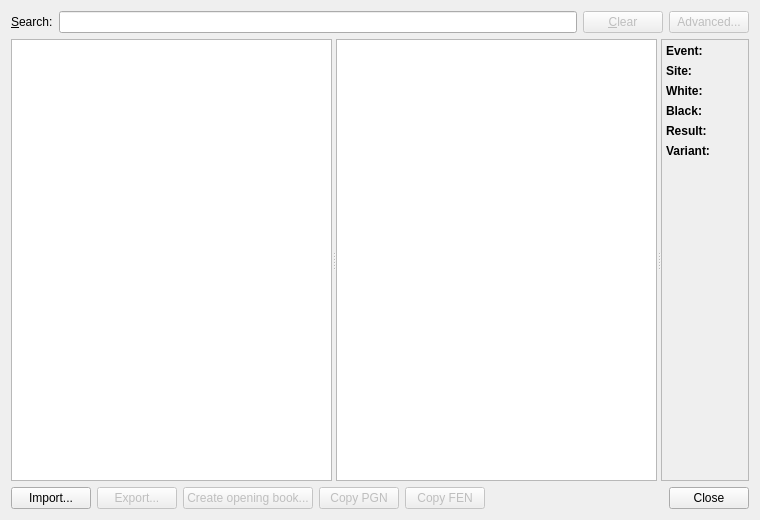
<?xml version="1.0" encoding="UTF-8"?>
<ui version="4.0">
 <class>GameDatabaseDialog</class>
 <widget class="QDialog" name="GameDatabaseDialog">
  <property name="geometry">
   <rect>
    <x>0</x>
    <y>0</y>
    <width>760</width>
    <height>520</height>
   </rect>
  </property>
  <property name="windowTitle">
   <string>Game Database</string>
  </property>
  <layout class="QGridLayout" name="gridLayout">
   <item row="0" column="0">
    <layout class="QHBoxLayout" name="horizontalLayout_2">
     <item>
      <widget class="QLabel" name="label">
       <property name="text">
        <string>&amp;Search:</string>
       </property>
       <property name="buddy">
        <cstring>m_searchEdit</cstring>
       </property>
      </widget>
     </item>
     <item>
      <widget class="QLineEdit" name="m_searchEdit"/>
     </item>
     <item>
      <widget class="QPushButton" name="m_clearBtn">
       <property name="enabled">
        <bool>false</bool>
       </property>
       <property name="text">
        <string>&amp;Clear</string>
       </property>
      </widget>
     </item>
     <item>
      <widget class="QPushButton" name="m_advancedSearchBtn">
       <property name="enabled">
        <bool>false</bool>
       </property>
       <property name="text">
        <string>Advanced...</string>
       </property>
      </widget>
     </item>
    </layout>
   </item>
   <item row="2" column="0">
    <layout class="QHBoxLayout" name="horizontalLayout_3">
     <item>
      <widget class="QPushButton" name="m_importBtn">
       <property name="text">
        <string>Import...</string>
       </property>
      </widget>
     </item>
     <item>
      <widget class="QPushButton" name="m_exportBtn">
       <property name="enabled">
        <bool>false</bool>
       </property>
       <property name="toolTip">
        <string>Export filtered games in PGN format</string>
       </property>
       <property name="text">
        <string>Export...</string>
       </property>
      </widget>
     </item>
     <item>
      <widget class="QPushButton" name="m_createOpeningBookBtn">
       <property name="enabled">
        <bool>false</bool>
       </property>
       <property name="text">
        <string>Create opening book...</string>
       </property>
      </widget>
     </item>
     <item>
      <widget class="QPushButton" name="m_copyGameBtn">
       <property name="enabled">
        <bool>false</bool>
       </property>
       <property name="sizePolicy">
        <sizepolicy hsizetype="Minimum" vsizetype="Fixed">
         <horstretch>0</horstretch>
         <verstretch>0</verstretch>
        </sizepolicy>
       </property>
       <property name="text">
        <string>Copy PGN</string>
       </property>
      </widget>
     </item>
     <item>
      <widget class="QPushButton" name="m_copyFenBtn">
       <property name="enabled">
        <bool>false</bool>
       </property>
       <property name="sizePolicy">
        <sizepolicy hsizetype="Minimum" vsizetype="Fixed">
         <horstretch>0</horstretch>
         <verstretch>0</verstretch>
        </sizepolicy>
       </property>
       <property name="text">
        <string>Copy FEN</string>
       </property>
      </widget>
     </item>
     <item>
      <spacer name="horizontalSpacer_3">
       <property name="orientation">
        <enum>Qt::Horizontal</enum>
       </property>
       <property name="sizeType">
        <enum>QSizePolicy::Expanding</enum>
       </property>
       <property name="sizeHint" stdset="0">
        <size>
         <width>40</width>
         <height>20</height>
        </size>
       </property>
      </spacer>
     </item>
     <item>
      <widget class="QDialogButtonBox" name="buttonBox">
       <property name="standardButtons">
        <set>QDialogButtonBox::Close</set>
       </property>
      </widget>
     </item>
    </layout>
   </item>
   <item row="1" column="0">
    <widget class="QSplitter" name="m_splitter">
     <property name="sizePolicy">
      <sizepolicy hsizetype="Expanding" vsizetype="Expanding">
       <horstretch>0</horstretch>
       <verstretch>0</verstretch>
      </sizepolicy>
     </property>
     <property name="orientation">
      <enum>Qt::Horizontal</enum>
     </property>
     <widget class="QTreeView" name="m_databasesListView">
      <property name="minimumSize">
       <size>
        <width>100</width>
        <height>0</height>
       </size>
      </property>
      <property name="horizontalScrollBarPolicy">
       <enum>Qt::ScrollBarAlwaysOff</enum>
      </property>
      <property name="selectionMode">
       <enum>QAbstractItemView::ExtendedSelection</enum>
      </property>
      <property name="rootIsDecorated">
       <bool>false</bool>
      </property>
     </widget>
     <widget class="QTreeView" name="m_gamesListView">
      <property name="minimumSize">
       <size>
        <width>100</width>
        <height>0</height>
       </size>
      </property>
      <property name="rootIsDecorated">
       <bool>false</bool>
      </property>
     </widget>
     <widget class="QWidget" name="verticalLayoutWidget">
      <layout class="QVBoxLayout" name="m_viewerLayout">
       <item>
        <widget class="QScrollArea" name="scrollArea_2">
         <property name="widgetResizable">
          <bool>true</bool>
         </property>
         <widget class="QWidget" name="scrollAreaWidgetContents_2">
          <property name="geometry">
           <rect>
            <x>0</x>
            <y>0</y>
            <width>86</width>
            <height>434</height>
           </rect>
          </property>
          <layout class="QFormLayout" name="formLayout_2">
           <property name="horizontalSpacing">
            <number>6</number>
           </property>
           <property name="margin" stdset="0">
            <number>4</number>
           </property>
           <item row="0" column="0">
            <widget class="QLabel" name="label_7">
             <property name="font">
              <font>
               <bold>true</bold>
              </font>
             </property>
             <property name="text">
              <string>Event:</string>
             </property>
            </widget>
           </item>
           <item row="0" column="1">
            <widget class="QLabel" name="m_eventLabel">
             <property name="font">
              <font>
               <underline>true</underline>
              </font>
             </property>
             <property name="cursor">
              <cursorShape>PointingHandCursor</cursorShape>
             </property>
             <property name="text">
              <string/>
             </property>
            </widget>
           </item>
           <item row="1" column="0">
            <widget class="QLabel" name="label_5">
             <property name="font">
              <font>
               <bold>true</bold>
              </font>
             </property>
             <property name="text">
              <string>Site:</string>
             </property>
            </widget>
           </item>
           <item row="1" column="1">
            <widget class="QLabel" name="m_siteLabel">
             <property name="font">
              <font>
               <underline>true</underline>
              </font>
             </property>
             <property name="cursor">
              <cursorShape>PointingHandCursor</cursorShape>
             </property>
             <property name="text">
              <string/>
             </property>
            </widget>
           </item>
           <item row="2" column="0">
            <widget class="QLabel" name="label_2">
             <property name="font">
              <font>
               <bold>true</bold>
              </font>
             </property>
             <property name="text">
              <string>White:</string>
             </property>
            </widget>
           </item>
           <item row="2" column="1">
            <widget class="QLabel" name="m_whiteLabel">
             <property name="font">
              <font>
               <underline>true</underline>
              </font>
             </property>
             <property name="cursor">
              <cursorShape>PointingHandCursor</cursorShape>
             </property>
             <property name="text">
              <string/>
             </property>
            </widget>
           </item>
           <item row="3" column="0">
            <widget class="QLabel" name="label_3">
             <property name="font">
              <font>
               <bold>true</bold>
              </font>
             </property>
             <property name="text">
              <string>Black:</string>
             </property>
            </widget>
           </item>
           <item row="3" column="1">
            <widget class="QLabel" name="m_blackLabel">
             <property name="font">
              <font>
               <underline>true</underline>
              </font>
             </property>
             <property name="cursor">
              <cursorShape>PointingHandCursor</cursorShape>
             </property>
             <property name="text">
              <string/>
             </property>
            </widget>
           </item>
           <item row="4" column="0">
            <widget class="QLabel" name="label_9">
             <property name="font">
              <font>
               <bold>true</bold>
              </font>
             </property>
             <property name="text">
              <string>Result:</string>
             </property>
            </widget>
           </item>
           <item row="4" column="1">
            <widget class="QLabel" name="m_resultLabel">
             <property name="font">
              <font>
               <underline>true</underline>
              </font>
             </property>
             <property name="cursor">
              <cursorShape>PointingHandCursor</cursorShape>
             </property>
             <property name="text">
              <string/>
             </property>
            </widget>
           </item>
           <item row="5" column="0">
            <widget class="QLabel" name="label_variant">
             <property name="font">
              <font>
               <bold>true</bold>
               <kerning>true</kerning>
              </font>
             </property>
             <property name="visible">
              <bool>false</bool>
             </property>
             <property name="text">
              <string>Variant:</string>
             </property>
            </widget>
           </item>
           <item row="5" column="1">
            <widget class="QLabel" name="m_variantLabel">
             <property name="text">
              <string/>
             </property>
            </widget>
           </item>
          </layout>
         </widget>
        </widget>
       </item>
      </layout>
     </widget>
    </widget>
   </item>
  </layout>
 </widget>
 <resources/>
 <connections>
  <connection>
   <sender>buttonBox</sender>
   <signal>accepted()</signal>
   <receiver>GameDatabaseDialog</receiver>
   <slot>accept()</slot>
   <hints>
    <hint type="sourcelabel">
     <x>507</x>
     <y>402</y>
    </hint>
    <hint type="destinationlabel">
     <x>556</x>
     <y>359</y>
    </hint>
   </hints>
  </connection>
  <connection>
   <sender>buttonBox</sender>
   <signal>rejected()</signal>
   <receiver>GameDatabaseDialog</receiver>
   <slot>reject()</slot>
   <hints>
    <hint type="sourcelabel">
     <x>410</x>
     <y>395</y>
    </hint>
    <hint type="destinationlabel">
     <x>550</x>
     <y>417</y>
    </hint>
   </hints>
  </connection>
  <connection>
   <sender>m_clearBtn</sender>
   <signal>clicked()</signal>
   <receiver>m_searchEdit</receiver>
   <slot>clear()</slot>
   <hints>
    <hint type="sourcelabel">
     <x>481</x>
     <y>27</y>
    </hint>
    <hint type="destinationlabel">
     <x>434</x>
     <y>24</y>
    </hint>
   </hints>
  </connection>
  <connection>
   <sender>m_clearBtn</sender>
   <signal>clicked(bool)</signal>
   <receiver>m_searchEdit</receiver>
   <slot>setDisabled(bool)</slot>
   <hints>
    <hint type="sourcelabel">
     <x>606</x>
     <y>23</y>
    </hint>
    <hint type="destinationlabel">
     <x>311</x>
     <y>23</y>
    </hint>
   </hints>
  </connection>
 </connections>
</ui>
